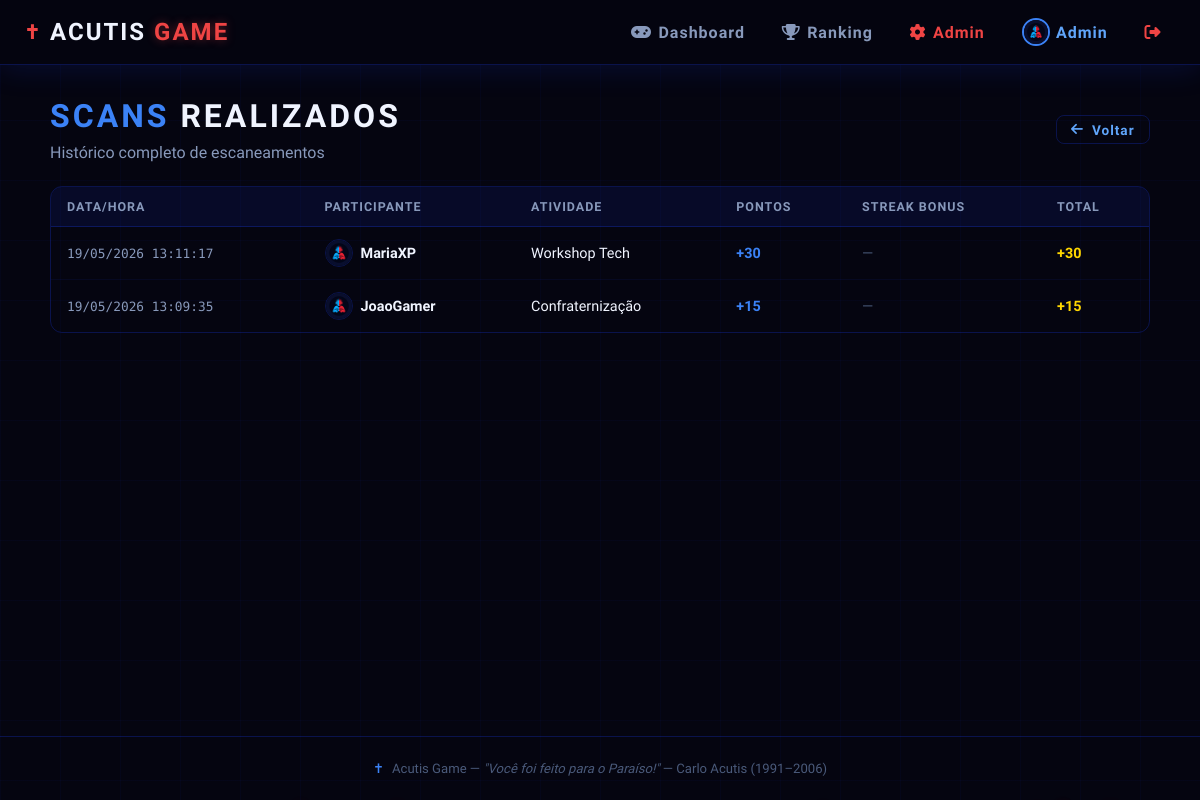
/admin/scans (signed in), run on the app's committed database.
### models/models.py (models this page shows, shortened)
class Participante(UserMixin, db.Model):
    __tablename__ = 'participantes'
    id = db.Column(db.Integer, primary_key=True)
    uid = db.Column(db.String(36), unique=True, default=lambda: str(uuid.uuid4()))
    nome = db.Column(db.String(120), nullable=False)
    nickname = db.Column(db.String(30), unique=True, nullable=False)
    email = db.Column(db.String(150), unique=True, nullable=False)
    whatsapp = db.Column(db.String(20), nullable=False)
    senha_hash = db.Column(db.String(256), nullable=False)
    avatar = db.Column(db.String(200), default='/static/img/default_avatar.png')
    pontos = db.Column(db.Integer, default=0)
    xp = db.Column(db.Integer, default=0)
    streak = db.Column(db.Integer, default=0)
    ultimo_scan = db.Column(db.DateTime, nullable=True)
    is_admin = db.Column(db.Boolean, default=False)
    criado_em = db.Column(db.DateTime, default=datetime.utcnow)
    scans = db.relationship('Scan', backref='participante', lazy='dynamic')
    badges = db.relationship('ParticipanteBadge', backref='participante', lazy='dynamic')

class Scan(db.Model):
    __tablename__ = 'scans'
    id = db.Column(db.Integer, primary_key=True)
    participante_id = db.Column(db.Integer, db.ForeignKey('participantes.id'), nullable=False)
    atividade_id = db.Column(db.Integer, db.ForeignKey('atividades.id'), nullable=False)
    pontos_ganhos = db.Column(db.Integer, nullable=False)
    streak_bonus = db.Column(db.Integer, default=0)
    timestamp = db.Column(db.DateTime, default=datetime.utcnow)

class Atividade(db.Model):
    __tablename__ = 'atividades'
    id = db.Column(db.Integer, primary_key=True)
    nome = db.Column(db.String(120), nullable=False)
    descricao = db.Column(db.Text, default='')
    pontos = db.Column(db.Integer, nullable=False, default=10)
    codigo = db.Column(db.String(36), unique=True, default=lambda: str(uuid.uuid4()))
    ativa = db.Column(db.Boolean, default=True)
    criada_em = db.Column(db.DateTime, default=datetime.utcnow)
    scans = db.relationship('Scan', backref='atividade', lazy='dynamic')

### routes/admin.py (the view)
@admin_bp.route('/scans')
@admin_required
def scans():
    lista = Scan.query.order_by(Scan.timestamp.desc()).limit(200).all()
    return render_template('admin/scans.html', scans=lista)

### routes/admin.py (called while the page is built)
def admin_required(f):
    @wraps(f)
    @login_required
    def wrapper(*args, **kwargs):
        if not current_user.is_admin:
            flash('Acesso negado. Apenas administradores.', 'error')
            return redirect(url_for('main.index'))
        return f(*args, **kwargs)
    return wrapper

### templates/admin/scans.html (shortened to what this page needs)
{% extends "base.html" %}
{% block content %}
<div style="max-width:1100px; margin:0 auto;">
    <div style="display:flex; align-items:center; justify-content:space-between; margin-bottom:1.5rem; flex-wrap:wrap; gap:1rem;">
        <div>
            <h1 class="section-title"><span class="accent">SCANS</span> REALIZADOS</h1>
            <p class="text-muted">Histórico completo de escaneamentos</p>
        </div>
        <a href="{{ url_for('admin.panel') }}" class="btn btn-outline btn-sm">
            <i class="fas fa-arrow-left"></i> Voltar
        </a>
    </div>
    {% if scans %}
    <div class="table-container">
        <table class="table">
            <thead>
                <tr>
                    <th>Data/Hora</th>
                    <th>Participante</th>
                    <th>Atividade</th>
                    <th>Pontos</th>
                    <th>Streak Bonus</th>
                    <th>Total</th>
                </tr>
            </thead>
            <tbody>
                {% for s in scans %}
                <tr>
                    <td style="font-family:var(--font-mono); font-size:.8rem; color:var(--text-muted);">
                        {{ s.timestamp.strftime('%d/%m/%Y %H:%M:%S') }}
                    </td>
                    <td>
                        <div style="display:flex; align-items:center; gap:.5rem;">
                            <img src="{{ s.participante.avatar or '/static/img/default_avatar.png' }}"
                                 style="width:28px; height:28px; border-radius:50%; object-fit:cover;
                                        border:1px solid var(--border);"
                                 onerror="this.src='/static/img/default_avatar.png'">
                            <span style="font-weight:600;">{{ s.participante.nickname }}</span>
                        </div>
                    </td>
                    <td>{{ s.atividade.nome }}</td>
                    <td style="font-family:var(--font-display); color:var(--azul-neon); font-weight:700;">
                        +{{ s.pontos_ganhos }}
                    </td>
                    <td>
                        {% if s.streak_bonus > 0 %}
                        <span style="color:var(--vermelho-neon); font-family:var(--font-display); font-weight:700;">
                            +{{ s.streak_bonus }} 🔥
                        </span>
                        {% else %}
                        <span style="color:var(--text-dim);">—</span>
                        {% endif %}
                    </td>
                    <td style="font-family:var(--font-display); font-weight:700; color:gold;">
                        +{{ s.pontos_ganhos + s.streak_bonus }}
                    </td>
                </tr>
                {% endfor %}
            </tbody>
        </table>
    </div>
    {% else %}
    <div class="card text-center text-muted" style="padding:3rem;">
        <p style="font-size:2rem; margin-bottom:1rem;">📋</p>
        <p>Nenhum scan registrado ainda.</p>
    </div>
    {% endif %}
</div>
{% endblock %}

### templates/base.html (shortened to what this page needs)
<!DOCTYPE html>
<html lang="pt-BR">
<head>
    <link rel="stylesheet" href="https://cdnjs.cloudflare.com/ajax/libs/font-awesome/6.5.0/css/all.min.css">
    <link rel="stylesheet" href="{{ url_for('static', filename='css/main.css') }}">
</head>
<body>
    <div class="bg-particles" id="bgParticles"></div>
    <div class="grid-overlay"></div>
    <nav class="navbar">
        <div class="nav-container">
            <a href="{{ url_for('main.index') }}" class="nav-logo">
                <span class="logo-cross">✝</span>
                <span class="logo-text">ACUTIS <span class="accent">GAME</span></span>
            </a>
            <div class="nav-links">
                {% if current_user.is_authenticated %}
                    <a href="{{ url_for('main.dashboard') }}" class="nav-link">
                        <i class="fas fa-gamepad"></i> Dashboard
                    </a>
                    <a href="{{ url_for('main.ranking') }}" class="nav-link">
                        <i class="fas fa-trophy"></i> Ranking
                    </a>
                    {% if current_user.is_admin %}
                    <a href="{{ url_for('admin.panel') }}" class="nav-link nav-admin">
                        <i class="fas fa-cog"></i> Admin
                    </a>
                    {% endif %}
                    <a href="{{ url_for('main.perfil', nickname=current_user.nickname) }}" class="nav-link nav-user">
                        <img src="{{ current_user.avatar or '/static/img/default_avatar.png' }}" class="nav-avatar" alt="Avatar">
                        {{ current_user.nickname }}
                    </a>
                    <a href="{{ url_for('auth.logout') }}" class="nav-link nav-logout">
                        <i class="fas fa-sign-out-alt"></i>
                    </a>
                {% else %}
                    <a href="{{ url_for('auth.login') }}" class="nav-link">Login</a>
                    <a href="{{ url_for('auth.cadastro') }}" class="btn-nav-primary">Participar</a>
                {% endif %}
            </div>
        </div>
    </nav>
    <main class="main-content">
        {% block content %}{% endblock %}
    </main>
    <footer class="footer">
        <p>
            <span class="footer-cross">✝</span>
            Acutis Game &mdash; <em>"Você foi feito para o Paraíso!"</em>
            &mdash; Carlo Acutis (1991–2006)
        </p>
    </footer>
</body>
</html>

### static/css/main.css (style rules this page uses)
:root { --azul: #1E40FF; --azul-neon: #3B82F6; --azul-claro: #60A5FA; --azul-escuro: #0F1F6B; --vermelho: #DC2626; --vermelho-neon: #EF4444; --vermelho-vivo: #FF1744; --bg-dark: #050510; --bg-card: rgba(15, 20, 50, 0.85); --bg-card2: rgba(8, 12, 35, 0.9); --border: rgba(30, 64, 255, 0.25); --border-red: rgba(220, 38, 38, 0.3); --text-white: #F0F4FF; --text-muted: #8899BB; --text-dim: #4A5A7A; --glow-azul: 0 0 20px rgba(30, 64, 255, 0.6), 0 0 60px rgba(30, 64, 255, 0.2); --glow-red: 0 0 20px rgba(220, 38, 38, 0.6), 0 0 60px rgba(220, 38, 38, 0.2); --glow-gold: 0 0 15px rgba(255, 215, 0, 0.5); --radius: 12px; --radius-lg: 20px; --transition: all 0.3s cubic-bezier(0.4, 0, 0.2, 1); --font-display: 'Rajdhani', sans-serif; --font-body: 'Exo 2', sans-serif; --font-mono: 'Share Tech Mono', monospace; }
*, *::before, *::after { box-sizing: border-box; margin: 0; padding: 0; }
html { scroll-behavior: smooth; }
body { font-family: var(--font-body); background: var(--bg-dark); color: var(--text-white); min-height: 100vh; overflow-x: hidden; display: flex; flex-direction: column; }
.bg-particles { position: fixed; inset: 0; pointer-events: none; z-index: 0; overflow: hidden; }
.grid-overlay { position: fixed; inset: 0; background-image: linear-gradient(rgba(30, 64, 255, 0.04) 1px, transparent 1px), linear-gradient(90deg, rgba(30, 64, 255, 0.04) 1px, transparent 1px); background-size: 60px 60px; pointer-events: none; z-index: 0; }
.navbar { position: sticky; top: 0; z-index: 1000; background: rgba(5, 5, 16, 0.92); backdrop-filter: blur(20px); border-bottom: 1px solid var(--border); box-shadow: 0 4px 30px rgba(30, 64, 255, 0.15); }
.nav-container { max-width: 1400px; margin: 0 auto; padding: 0 1.5rem; height: 64px; display: flex; align-items: center; gap: 2rem; }
.nav-logo { display: flex; align-items: center; gap: 0.5rem; text-decoration: none; font-family: var(--font-display); font-size: 1.5rem; font-weight: 700; letter-spacing: 2px; color: var(--text-white); }
.logo-cross { color: var(--vermelho-neon); font-size: 1.2rem; }
.logo-text .accent { color: var(--vermelho-neon); text-shadow: 0 0 10px rgba(239, 68, 68, 0.4); }
.nav-links { display: flex; align-items: center; gap: 0.5rem; margin-left: auto; }
.nav-link { color: var(--text-muted); text-decoration: none; font-family: var(--font-display); font-size: 1rem; font-weight: 600; letter-spacing: 1px; padding: 0.4rem 0.9rem; border-radius: 8px; transition: var(--transition); display: flex; align-items: center; gap: 0.4rem; }
.nav-link.nav-admin { color: var(--vermelho-neon); }
.nav-avatar { width: 28px; height: 28px; border-radius: 50%; border: 2px solid var(--azul-neon); object-fit: cover; }
.nav-user { color: var(--azul-claro) !important; }
.nav-logout { color: var(--vermelho-neon) !important; }
.main-content { position: relative; z-index: 1; flex: 1; padding: 2rem 1.5rem; max-width: 1400px; margin: 0 auto; width: 100%; }
.btn { display: inline-flex; align-items: center; gap: 0.5rem; padding: 0.6rem 1.4rem; border-radius: 8px; font-family: var(--font-display); font-size: 1rem; font-weight: 700; letter-spacing: 1px; cursor: pointer; border: none; text-decoration: none; transition: var(--transition); }
.btn-outline { background: transparent; color: var(--azul-claro); border: 1px solid var(--border); }
.btn-sm { padding: 0.35rem 0.9rem; font-size: 0.85rem; }
.section-title { font-family: var(--font-display); font-size: 2rem; font-weight: 700; letter-spacing: 3px; text-transform: uppercase; margin-bottom: 0.5rem; }
.section-title .accent { color: var(--azul-neon); }
.table-container { overflow-x: auto; border-radius: var(--radius); border: 1px solid var(--border); }
.table { width: 100%; border-collapse: collapse; font-size: 0.9rem; }
.table th { background: rgba(30, 64, 255, 0.1); color: var(--text-muted); font-family: var(--font-display); font-weight: 600; letter-spacing: 1px; font-size: 0.78rem; text-transform: uppercase; padding: 0.75rem 1rem; text-align: left; border-bottom: 1px solid var(--border); }
.table td { padding: 0.75rem 1rem; border-bottom: 1px solid rgba(30, 64, 255, 0.08); color: var(--text-white); }
.table tr:last-child td { border-bottom: none; }
.footer { position: relative; z-index: 1; text-align: center; padding: 1.5rem; border-top: 1px solid var(--border); color: var(--text-dim); font-size: 0.82rem; }
.footer-cross { color: var(--azul-neon); margin-right: 0.3rem; }
.text-muted { color: var(--text-muted); }

### data on the page
Participante: avatar (placeholder picture), nickname "Admin"
Scan: timestamp "19/05/2026 13:11:17", participante (placeholder picture), participante.nickname "MariaXP", atividade.nome "Workshop Tech", pontos_ganhos "30", s.pontos_ganhos+s.streak_bonus "30"
Scan: timestamp "19/05/2026 13:09:35", participante (placeholder picture), participante.nickname "JoaoGamer", atividade.nome "Confraternização", pontos_ganhos "15", s.pontos_ganhos+s.streak_bonus "15"
